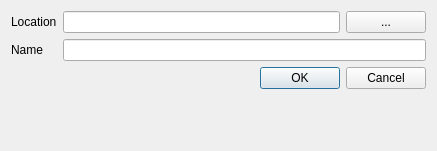
<?xml version="1.0" encoding="UTF-8"?>
<ui version="4.0">
 <class>CreateVenvForm</class>
 <widget class="QDialog" name="CreateVenvForm">
  <property name="geometry">
   <rect>
    <x>0</x>
    <y>0</y>
    <width>437</width>
    <height>151</height>
   </rect>
  </property>
  <property name="windowTitle">
   <string>Dialog</string>
  </property>
  <layout class="QFormLayout" name="formLayout">
   <item row="1" column="1">
    <layout class="QHBoxLayout" name="horizontalLayout">
     <item>
      <widget class="QLineEdit" name="locationEdit"/>
     </item>
     <item>
      <widget class="QPushButton" name="locationBtn">
       <property name="minimumSize">
        <size>
         <width>10</width>
         <height>0</height>
        </size>
       </property>
       <property name="text">
        <string>...</string>
       </property>
      </widget>
     </item>
    </layout>
   </item>
   <item row="5" column="1">
    <widget class="QDialogButtonBox" name="buttonBox">
     <property name="orientation">
      <enum>Qt::Orientation::Horizontal</enum>
     </property>
     <property name="standardButtons">
      <set>QDialogButtonBox::StandardButton::Cancel|QDialogButtonBox::StandardButton::Ok</set>
     </property>
    </widget>
   </item>
   <item row="2" column="0">
    <widget class="QLabel" name="nameLabel">
     <property name="text">
      <string>Name</string>
     </property>
    </widget>
   </item>
   <item row="1" column="0">
    <widget class="QLabel" name="locationLabel">
     <property name="text">
      <string>Location</string>
     </property>
    </widget>
   </item>
   <item row="2" column="1">
    <widget class="QLineEdit" name="nameEdit"/>
   </item>
  </layout>
 </widget>
 <resources/>
 <connections>
  <connection>
   <sender>buttonBox</sender>
   <signal>accepted()</signal>
   <receiver>CreateVenvForm</receiver>
   <slot>accept()</slot>
   <hints>
    <hint type="sourcelabel">
     <x>248</x>
     <y>254</y>
    </hint>
    <hint type="destinationlabel">
     <x>157</x>
     <y>274</y>
    </hint>
   </hints>
  </connection>
  <connection>
   <sender>buttonBox</sender>
   <signal>rejected()</signal>
   <receiver>CreateVenvForm</receiver>
   <slot>reject()</slot>
   <hints>
    <hint type="sourcelabel">
     <x>316</x>
     <y>260</y>
    </hint>
    <hint type="destinationlabel">
     <x>286</x>
     <y>274</y>
    </hint>
   </hints>
  </connection>
 </connections>
</ui>
